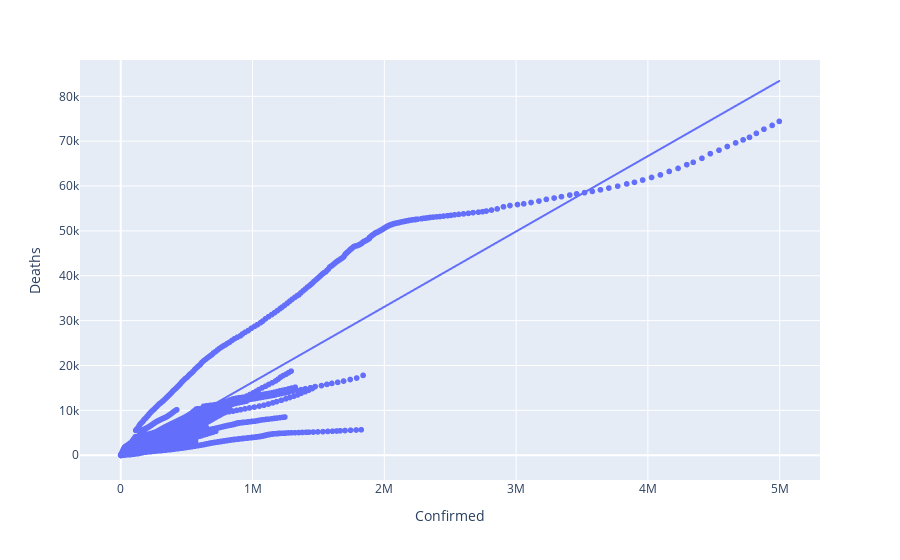

The notebook cell saved with this chart:
### Code cell
fig.show()

### Figure 1 — Plotly figure (JSON) as saved in the notebook; plotly's stock layout.template omitted (floating-point values rounded to 4 significant figures; data arrays with more than 128 entries replaced by an {"elided": "..."} marker saying what was removed)
{"data": [{"hovertemplate": "Confirmed=%{x}<br>Deaths=%{y}<extra></extra>", "legendgroup": "", "marker": {"color": "#636efa", "symbol": "circle"}, "mode": "markers", "name": "", "showlegend": false, "type": "scattergl", "x": {"elided": "12972 int values"}, "xaxis": "x", "y": {"elided": "12972 int values"}, "yaxis": "y"}, {"hovertemplate": "<b>OLS trendline</b><br>Deaths = 0.0167953 * Confirmed + -510.37<br>R<sup>2</sup>=0.823367<br><br>Confirmed=%{x}<br>Deaths=%{y} <b>(trend)</b><extra></extra>", "legendgroup": "", "marker": {"color": "#636efa", "symbol": "circle"}, "mode": "lines", "name": "", "showlegend": false, "type": "scattergl", "x": {"elided": "12972 int values"}, "xaxis": "x", "y": {"elided": "12972 float values"}, "yaxis": "y"}], "layout": {"legend": {"tracegroupgap": 0}, "margin": {"t": 60}, "xaxis": {"anchor": "y", "domain": [0, 1], "title": {"text": "Confirmed"}}, "yaxis": {"anchor": "x", "domain": [0, 1], "title": {"text": "Deaths"}}}}
